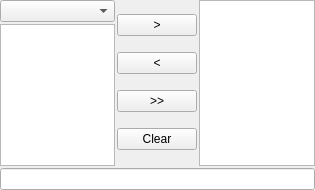
<?xml version="1.0" encoding="UTF-8"?>
<ui version="4.0">
 <class>Form</class>
 <widget class="QWidget" name="Form">
  <property name="geometry">
   <rect>
    <x>0</x>
    <y>0</y>
    <width>315</width>
    <height>190</height>
   </rect>
  </property>
  <property name="windowTitle">
   <string>Form</string>
  </property>
  <layout class="QHBoxLayout" name="horizontalLayout">
   <property name="spacing">
    <number>2</number>
   </property>
   <property name="leftMargin">
    <number>0</number>
   </property>
   <property name="topMargin">
    <number>0</number>
   </property>
   <property name="rightMargin">
    <number>0</number>
   </property>
   <property name="bottomMargin">
    <number>0</number>
   </property>
   <item>
    <layout class="QVBoxLayout" name="verticalLayout_1">
     <item>
      <layout class="QHBoxLayout" name="horizontalLayout_2">
       <item>
        <layout class="QVBoxLayout" name="verticalLayout_3">
         <item>
          <widget class="QComboBox" name="combobox_filter"/>
         </item>
         <item>
          <widget class="QListWidget" name="listWidget_source"/>
         </item>
        </layout>
       </item>
       <item>
        <layout class="QVBoxLayout" name="verticalLayout">
         <item>
          <widget class="QPushButton" name="pushButton_add">
           <property name="text">
            <string>&gt;</string>
           </property>
          </widget>
         </item>
         <item>
          <widget class="QPushButton" name="pushButton_remove">
           <property name="text">
            <string>&lt;</string>
           </property>
          </widget>
         </item>
         <item>
          <widget class="QPushButton" name="pushButton_add_all">
           <property name="text">
            <string>&gt;&gt;</string>
           </property>
          </widget>
         </item>
         <item>
          <widget class="QPushButton" name="pushButton_clear">
           <property name="text">
            <string>Clear</string>
           </property>
          </widget>
         </item>
        </layout>
       </item>
       <item>
        <widget class="QListWidget" name="listWidget_destination"/>
       </item>
      </layout>
     </item>
     <item>
      <widget class="QLineEdit" name="lineEdit_propertie_value"/>
     </item>
    </layout>
   </item>
  </layout>
 </widget>
 <resources/>
 <connections/>
</ui>
